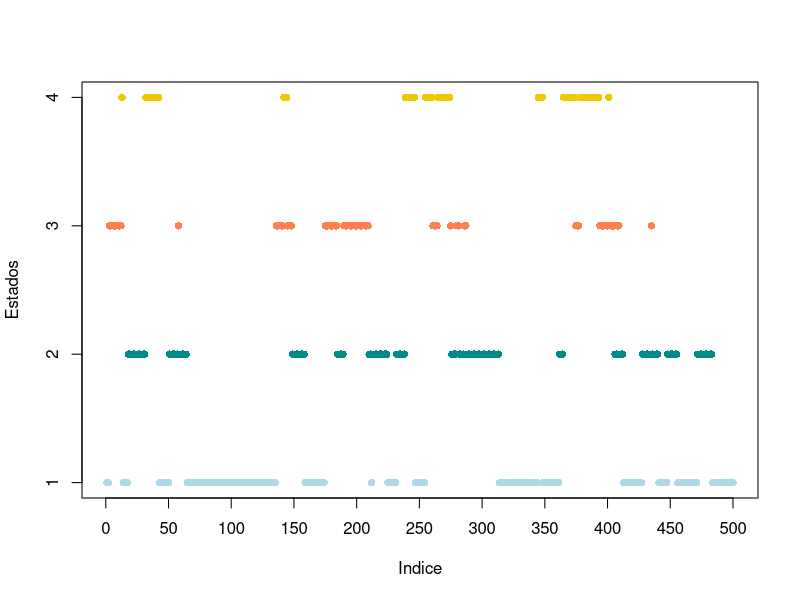

The R script that drew this image:
library(dplyr)
library(mvtnorm)
library(ggplot2)
library(MCMCpack)
library(reshape2)


### Simulacion para cuatro estados 50 individuos 500 pasos de tiempo

# probabilidad inicial de los estados 
del <- c(0.2, 0.1, 0.6, 0.1)
# matriz de probabilidad de transición
tpm <- matrix(c(0.9, 0.05, 0.03, 0.02, 0.1, 0.8, 0.07, 0.03, 0.01, 0.15, 0.75,
                  0.09, 0.04, 0.01, 0.11, 0.86), byrow = T, nrow = 4)

#secuencia de estados para cada individuos en cada tiempo
states <- matrix(NA, nrow = 500, ncol = 50)
for (i in 1:50) {
  for (j in 1:500) {
    if (j == 1) {
      states[1, i] <- sample(x = 1:4, size = 1, prob = del)
    } else {
      states[j, i] <- sample(x = 1:4, size = 1, prob = tpm[states[j -1, i], ])
    }
  }
}


# medias y matrices de varianzas para cada estado. Cada estado se considera distribuido a partir de una
# normal multivariada (n=3)
mus <- list()
vars <- list()
# state 1
mus[[1]] <- c(0, -7, 10)
vars[[1]] <- riwish(3, matrix(c(3, 0.3, 2, 0.3, 1, 0.5, 2, 0.1, 2), 3, 3))
# state 2
mus[[2]] <- c(-5, 1, 1)
vars[[2]] <- riwish(3, matrix(c(3, 0.3, 2, 0.3, 1, 0.5, 0.4, 0.1, 3), 3, 3))
# state 3
mus[[3]] <- c(-2, -2, 3)
vars[[3]] <- riwish(3, matrix(c(3, 0.1, 2, 0.3, 1, 0.5, 2, 0.1, 2), 3, 3))
# state 4
mus[[4]] <- c(5, 5, 1)
vars[[4]] <- riwish(3, matrix(c(1, 0.3, 0.2, 0.3, 2, 0.1, 0.5, 0.1, 2), 3, 3))

## Simulacion de las observaciones

obs <- list()
for (k in 1:50) obs[[k]] <- matrix(NA, nrow = 500, ncol = 3)
for (i in 1:50) {
  for (j in 1:500) {
    obs[[i]][j, ] <- rmvnorm(n = 1, mean = mus[[states[j, i]]], sigma = vars[[states[j,
                                                                                     i]]])
  }
}

## formato y estructura de los datos
tracks <- paste("T", 1:50, sep = "")
data <- data.frame(obs[[1]], state = states[, 1], timeseries = rep(tracks[1],
                                                                 500))
for (j in 2:50) data <- rbind(data, data.frame(obs[[j]], state = states[, j],
                                               timeseries = rep(tracks[j], 500)))

### plot de la serie de estados de indiv 1
data.1=data[data$timeseries=='T1',]

plot(which(data.1$state==1),rep ('1',length(which(data.1$state==1))),xlab = 'Indice',ylab='Estados',ylim = c(1,4),xlim=c(1,500),col='lightblue',lab=c(16,4,5),pch=16)
points(which(data.1$state==2),rep ('2',length(which(data.1$state==2))),pch=16,col='darkcyan')
points(which(data.1$state==3),rep ('3',length(which(data.1$state==3))),pch=16,col='coral')
points(which(data.1$state==4),rep ('4',length(which(data.1$state==4))),pch=16,col='gold2')
